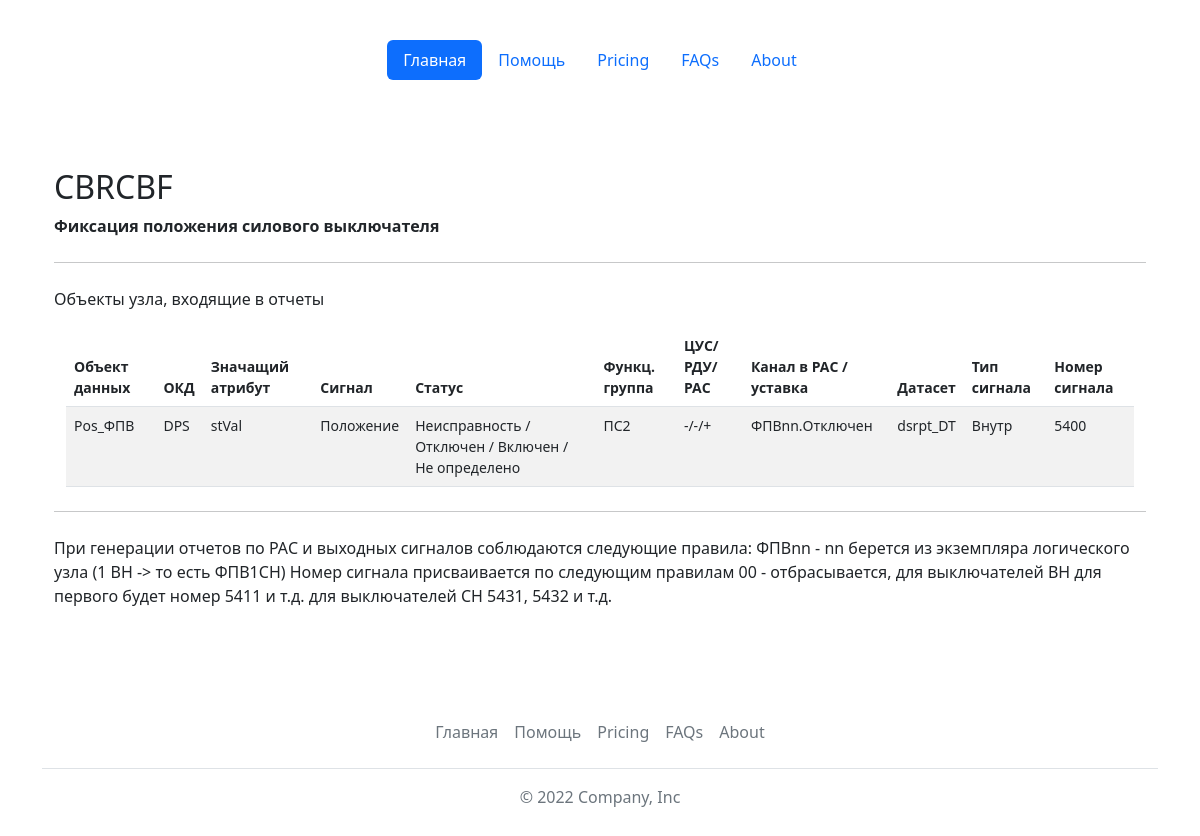
/lntypes/show/?name=CBRCBF&type=ln, run on the app's committed database.
### base_types/models.py (models this page shows, shortened)
class LogicNodesTypes(models.Model):
    id = models.AutoField(primary_key=True)
    name = models.CharField(max_length=64, verbose_name='Имя типа ЛУ', unique=True)
    description = models.TextField(max_length=1024, blank=True, verbose_name='Описание')
    explanation = models.TextField(max_length=2048, blank=True, verbose_name='Пояснение')
    class Meta:
        verbose_name = 'Тип логического узла'
        verbose_name_plural = 'Типы логических узлов'
        ordering = ['name']

class LNobject(models.Model):
    CUS_CHOICES = [
        ('+', '+'),
        ('-', '-')
    ]
    RAS_CHOICES = [
        ('+', '+'),
        ('-', '-'),
        ('П', 'П')
    ]
    SIG_CHOICES = [
        ('Внутр', 'Внутренний сигнал'),
        ('ВнутрШтрих', 'Внутренний штриховой'),
        ('-', 'Без прорисовки')
    ]
    id = models.AutoField(primary_key=True)
    data_object = models.ForeignKey(DataObjects, on_delete=models.CASCADE, verbose_name='Объект данных')
    cdc = models.ForeignKey(CDCs, on_delete=models.CASCADE, verbose_name='ОКД')
    signal = models.ForeignKey(Signals, on_delete=models.CASCADE, verbose_name='Сигнал', null=True, default='<не задан>')
    status = models.ForeignKey(Statuses, on_delete=models.CASCADE, verbose_name='Статус сигнала', blank=True, null=True)
    clue_attr = models.ForeignKey(ClueAttrs, on_delete=models.CASCADE, verbose_name='Значащий атрибут', default='<не задан>')
    func_group = models.IntegerField(verbose_name='Функ. группа', default=-1)
    cus = models.CharField(max_length=1, choices=CUS_CHOICES, default='-', verbose_name='ЦУС')
    rdu = models.CharField(max_length=1, choices=CUS_CHOICES, default='-', verbose_name='РДУ')
    ras = models.CharField(max_length=1, choices=RAS_CHOICES, default='-', verbose_name='РАС')
    dataset = models.ForeignKey(Datasets, on_delete=models.CASCADE, verbose_name='Датасет', blank=True, null=True)
    sgras_name = models.CharField(max_length=64, verbose_name='Обозначение РАС/Уставка', blank=True)
    signal_type = models.CharField(max_length=32, choices=SIG_CHOICES, default='-', verbose_name='Тип сигнала (чертеж)')
    signal_number = models.IntegerField(verbose_name='Номер выхода (чертеж)', default=0)
    def __str__(self):
        return str(self.data_object)
    class Meta:
        verbose_name = 'Объект логического узла'
        verbose_name_plural = 'Объекты логических узлов'
        ordering = ['data_object']
    @property
    def get_dataset(self):
        if self.dataset:
            return str(self.dataset)
        else:
            return "-"

class DataObjects(models.Model):
    id = models.AutoField(primary_key=True)
    name = models.CharField(max_length=64, verbose_name='Объект данных', unique=True)
    def __str__(self):
        return self.name
    class Meta:
        verbose_name = 'Объект данных логического узла'
        verbose_name_plural = 'Объекты данных логического узла'
        ordering = ['name']

class CDCs(models.Model):
    id = models.AutoField(primary_key=True)
    name = models.CharField(max_length=64, verbose_name='ОКД', default='', unique=True)
    def __str__(self):
        return self.name
    class Meta:
        verbose_name = 'ОКД'
        verbose_name_plural = 'ОКД'
        ordering = ['name']

class ClueAttrs(models.Model):
    id = models.AutoField(primary_key=True)
    name = models.CharField(max_length=64, verbose_name='Описание', unique=True)
    def __str__(self):
        return self.name
    class Meta:
        verbose_name = 'Значащий атрибут'
        verbose_name_plural = 'Значащие атрибуты'
        ordering = ['name']

class Signals(models.Model):
    id = models.AutoField(primary_key=True)
    name = models.CharField(max_length=64, verbose_name='Сигналы', unique=True)
    def __str__(self):
        return self.name
    class Meta:
        verbose_name = 'Перечень сигналов'
        verbose_name_plural = 'Перечни сигналов'
        ordering = ['name']

class Statuses(models.Model):
    id = models.AutoField(primary_key=True)
    name = models.CharField(max_length=256, verbose_name='Статусы сигнала', unique=True)
    def __str__(self):
        return self.name
    class Meta:
        verbose_name = 'Статус сигнала'
        verbose_name_plural = 'Статусы сигнала'
        ordering = ['name']

class Datasets(models.Model):
    id = models.AutoField(primary_key=True)
    name = models.CharField(max_length=256, verbose_name='Датасет', unique=True)
    def __str__(self):
        return self.name
    class Meta:
        verbose_name = 'Датасет'
        verbose_name_plural = 'Датасеты'
        ordering = ['name']

### base_types/views.py (the view, shortened to what this page needs)
# urls.py: path('lntypes/show/', views.show),
def show(request):
    name = request.GET.get('name')
    type = request.GET.get('type')
    if type == 'ln':
        lntype = LogicNodesTypes.objects.get(name=name)
        objects = LNtypeObjConnections.objects.all().filter(ln_type=lntype.id)
        objs = list()
        for item in objects.iterator():
            print('------------>', item.ln_obj)
            object_id = DataObjects.objects.get(name=item.ln_obj)
            object = LNobject.objects.get(data_object=object_id)
            objs.append(object)
            print('------------>', objs)
        objs.sort(key=lambda x: (str(x.cdc)[2], str(x.cdc)[0]),reverse=True)
        return render(request, 'base_types/showlnobj.html', {'objs': objs, 'lntype':lntype})

### templates/base_types/showlnobj.html (shortened to what this page needs)
{% extends 'base.html' %}
{% block content %}
<main class="container py-5">
        {% if objs %}
        <h2 class="mt-4">{{lntype.name}}</h2>
        <p><strong>{{lntype.description}}</strong></p>
        <hr class="my-4">
        <p>Объекты узла, входящие в отчеты</p>
        <div class="container small">
        <table class="table table-striped table-hover">
            <thead>
                <tr>
                  <th scope="col">Объект данных</th>
                  <th scope="col">ОКД</th>
                  <th scope="col">Значащий атрибут</th>
                  <th scope="col">Сигнал</th>
                  <th scope="col">Статус</th>
                  <th scope="col">Функц. группа</th>
                  <th scope="col">ЦУС/ РДУ/ РАС</th>
                  <th scope="col">Канал в РАС / уставка</th>
                  <th scope="col">Датасет</th>
                  <th scope="col">Тип сигнала</th>
                  <th scope="col">Номер сигнала</th>
                </tr>
            </thead>
            <tbody>
            {% for item in objs %}
                <tr>
                    <td>{{item.data_object}}</td>
                    <td>{{item.cdc}}</td>
                    <td>{{item.clue_attr}}</td>
                    <td>{{item.signal}}</td>
                    <td>{{item.status}}</td>
                    {% if item.func_group > 12 and item.func_group < 22 %}<td>ПС2</td>{% endif %}
                    <td>{{item.cus}}/{{item.rdu}}/{{item.ras}}</td>
                    <td>{{item.sgras_name}}</td>
                    <td>{{item.get_dataset}}</td>
                    <td>{{item.signal_type}}</td>
                    <td>{{item.signal_number}}</td>
                </tr>
            {% endfor %}
            </tbody>
        </table>
        </div>
        <hr class="my-4">
        <p>{{lntype.explanation}}</p>
        {% else %}
        <h2 class="mt-4">В типе логического узла "{{lntype.name}}" ({{lntype.description}}) нет объектов :(</h2>
        {% endif %}
</main>
{% endblock %}

### data on the page
LogicNodesTypes: name "CBRCBF", description "Фиксация положения силового выключателя", explanation "При генерации отчетов по РАС и выходных сигналов соблюдаются следующие правила: ФПВnn - nn берется из экземпляра логического узла (1 ВН -> то есть ФПВ1СН) Номер сигнала присваивается по следующим правилам 00 - отбрасывается, для выключателей ВН для первого будет номер 5411 и т.д. для выключателей СН 5431, 5432 и т.д."
LNobject: data_object "Pos_ФПВ", cdc "DPS", clue_attr "stVal", signal "Положение", status "Неисправность / Отключен / Включен / Не определено", func_group "ПС2", cus "-", rdu "-", ras "+", sgras_name "ФПВnn.Отключен", get_dataset "dsrpt_DT", signal_type "Внутр", signal_number "5400"
